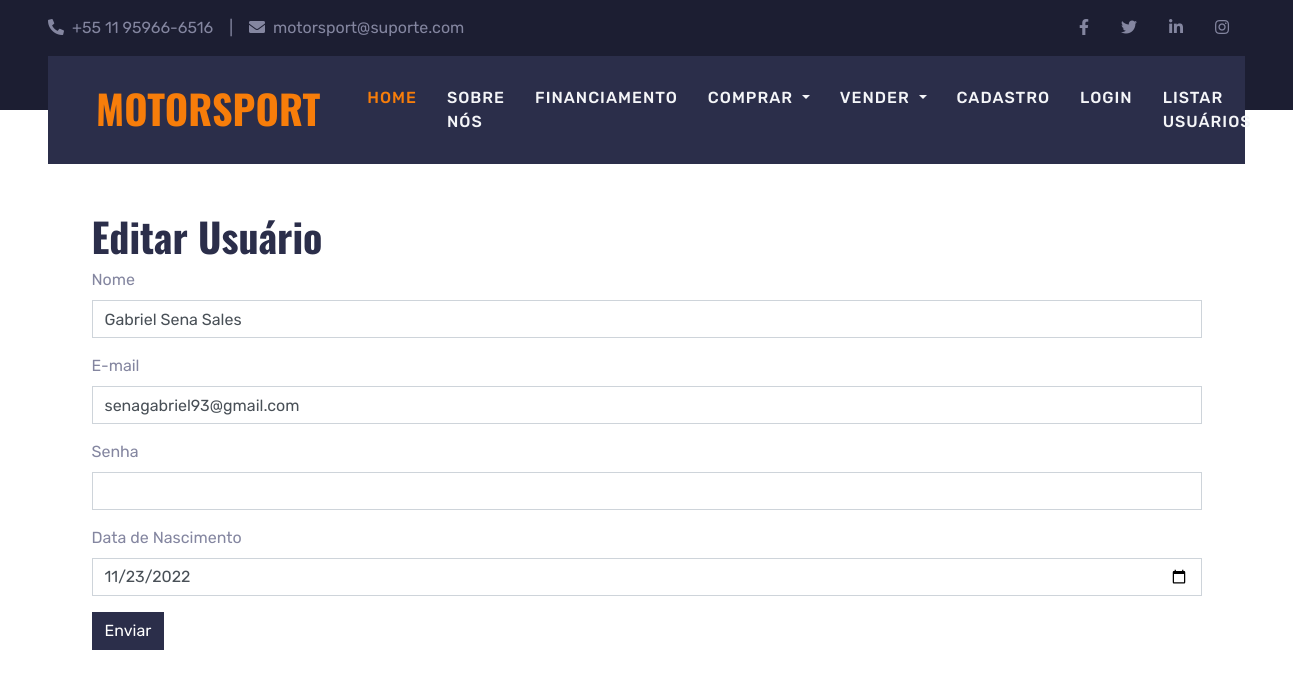
Page /lojaMotorSport/pages/index.php?page=editar&id=28 on the committed database.
### tables this page shows
CREATE TABLE IF NOT EXISTS `usuarios` (
  `id` int(11) NOT NULL AUTO_INCREMENT,
  `nome` varchar(45) NOT NULL,
  `email` varchar(255) NOT NULL,
  `senha` varchar(45) NOT NULL,
  `data_nasc` date NOT NULL,
  PRIMARY KEY (`id`)
);

### lojaMotorSport/pages/editarUsuario.php (the view, shortened to what this page needs)
<h1>Editar Usuário</h1>
<?php
    $sql = "SELECT * FROM usuarios WHERE id=".$_REQUEST["id"];
    $res = $conn->query($sql);
    $row = $res->fetch_object();
?>
<form action ="?page=salvar" method="POST">
    <div class="mb-3">
        <label>Nome</label>
        <input type="text" name="nome" value="<?php print $row->nome;?>"
        class="form-control">
    </div>
    <div class="mb-3">
        <label>E-mail</label>
        <input type="email" name="email" value="<?php print $row->email;?>"
        class="form-control">
    </div>
    <div class="mb-3">
        <label>Senha</label>
        <input type="password" name="senha"
        class="form-control" required>
    </div>
    <div class="mb-3">
        <label>Data de Nascimento</label>
        <input type="date" name="data_nasc" value="<?php print $row->data_nasc;?>"
        class="form-control">
    </div>
    <div class="mb-3">
        <button type="submit" class="btn btn-secondary"> Enviar</button>
    </div>
</form>

### lojaMotorSport/css/style.css (style rules this page uses)
:root { --primary: #F77D0A; --secondary: #2B2E4A; --light: #F4F5F8; --dark: #1C1E32; }
h1, h2, .font-weight-bold { font-weight: 700 !important; }

### rows in the picture
usuarios: nome "Gabriel Sena Sales", email "senagabriel93@gmail.com", data_nasc "11/23/2022"
